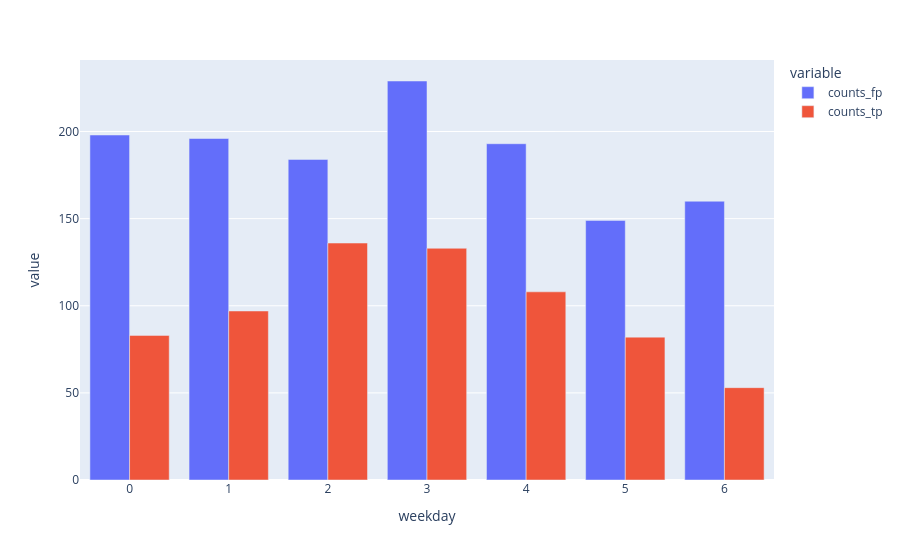

The notebook cell this image was saved under:
### Code cell
df_fp["weekday"] = pd.to_datetime(df_fp.start).dt.tz_convert('Europe/Paris').dt.weekday
df_tp["weekday"] = pd.to_datetime(df_tp.start).dt.tz_convert('Europe/Paris').dt.weekday

df_hour = pd.merge(
    df_fp.groupby("weekday").agg(counts_fp=("id", "count")),
    df_tp.groupby("weekday").agg(counts_tp=("id", "count")),
    left_index=True,
    right_index=True,
)
px.bar(df_hour, y=["counts_fp", "counts_tp"], barmode="group")

### Figure 1 — Plotly figure (JSON) as saved in the notebook; plotly's stock layout.template omitted (floating-point values rounded to 4 significant figures)
{"data": [{"alignmentgroup": "True", "hovertemplate": "variable=counts_fp<br>weekday=%{x}<br>value=%{y}<extra></extra>", "legendgroup": "counts_fp", "marker": {"color": "#636efa", "pattern": {"shape": ""}}, "name": "counts_fp", "offsetgroup": "counts_fp", "orientation": "v", "showlegend": true, "textposition": "auto", "type": "bar", "x": [0, 1, 2, 3, 4, 5, 6], "xaxis": "x", "y": [198, 196, 184, 229, 193, 149, 160], "yaxis": "y"}, {"alignmentgroup": "True", "hovertemplate": "variable=counts_tp<br>weekday=%{x}<br>value=%{y}<extra></extra>", "legendgroup": "counts_tp", "marker": {"color": "#EF553B", "pattern": {"shape": ""}}, "name": "counts_tp", "offsetgroup": "counts_tp", "orientation": "v", "showlegend": true, "textposition": "auto", "type": "bar", "x": [0, 1, 2, 3, 4, 5, 6], "xaxis": "x", "y": [83, 97, 136, 133, 108, 82, 53], "yaxis": "y"}], "layout": {"barmode": "group", "legend": {"title": {"text": "variable"}, "tracegroupgap": 0}, "margin": {"t": 60}, "xaxis": {"anchor": "y", "domain": [0, 1], "title": {"text": "weekday"}}, "yaxis": {"anchor": "x", "domain": [0, 1], "title": {"text": "value"}}}}
